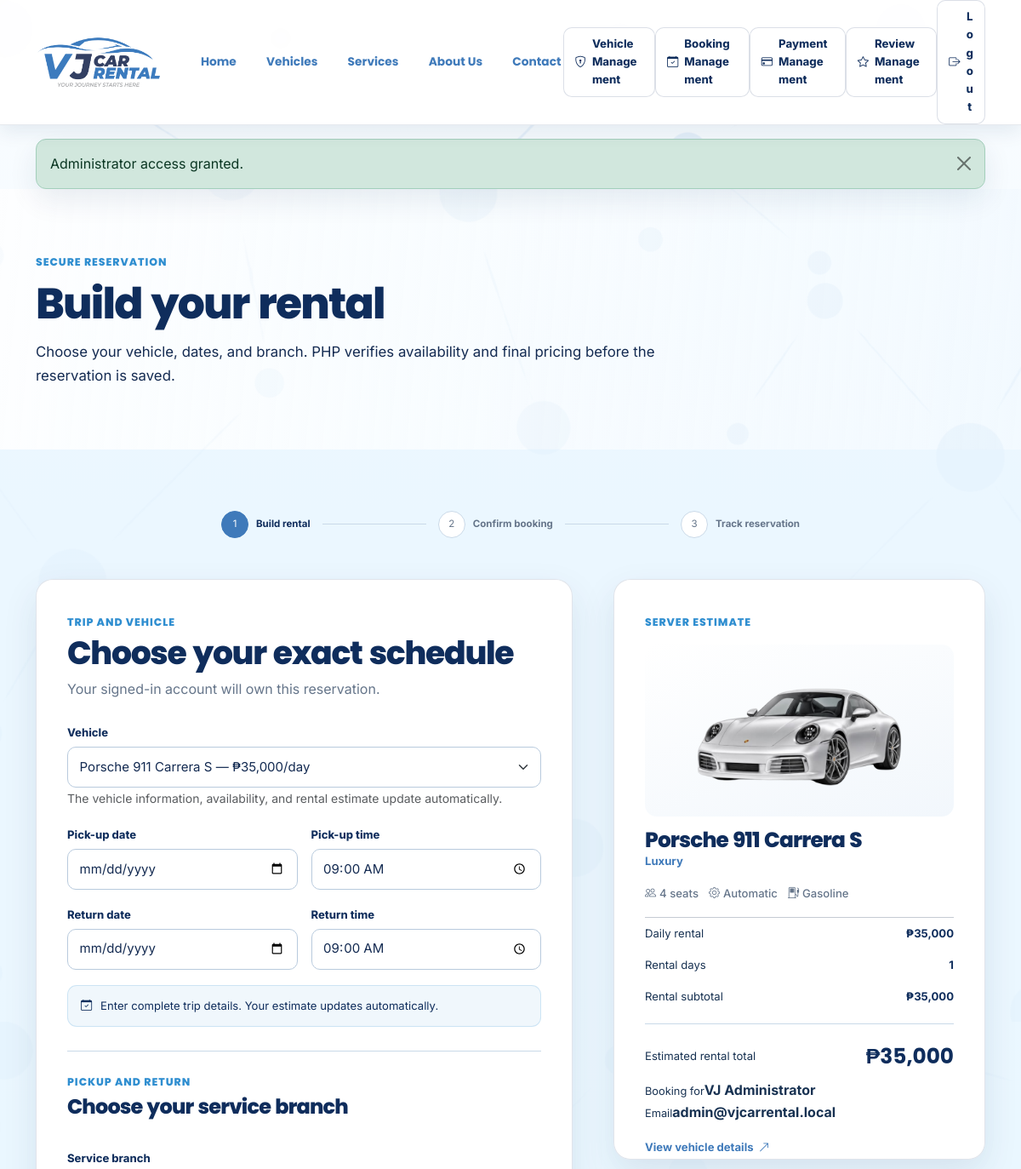
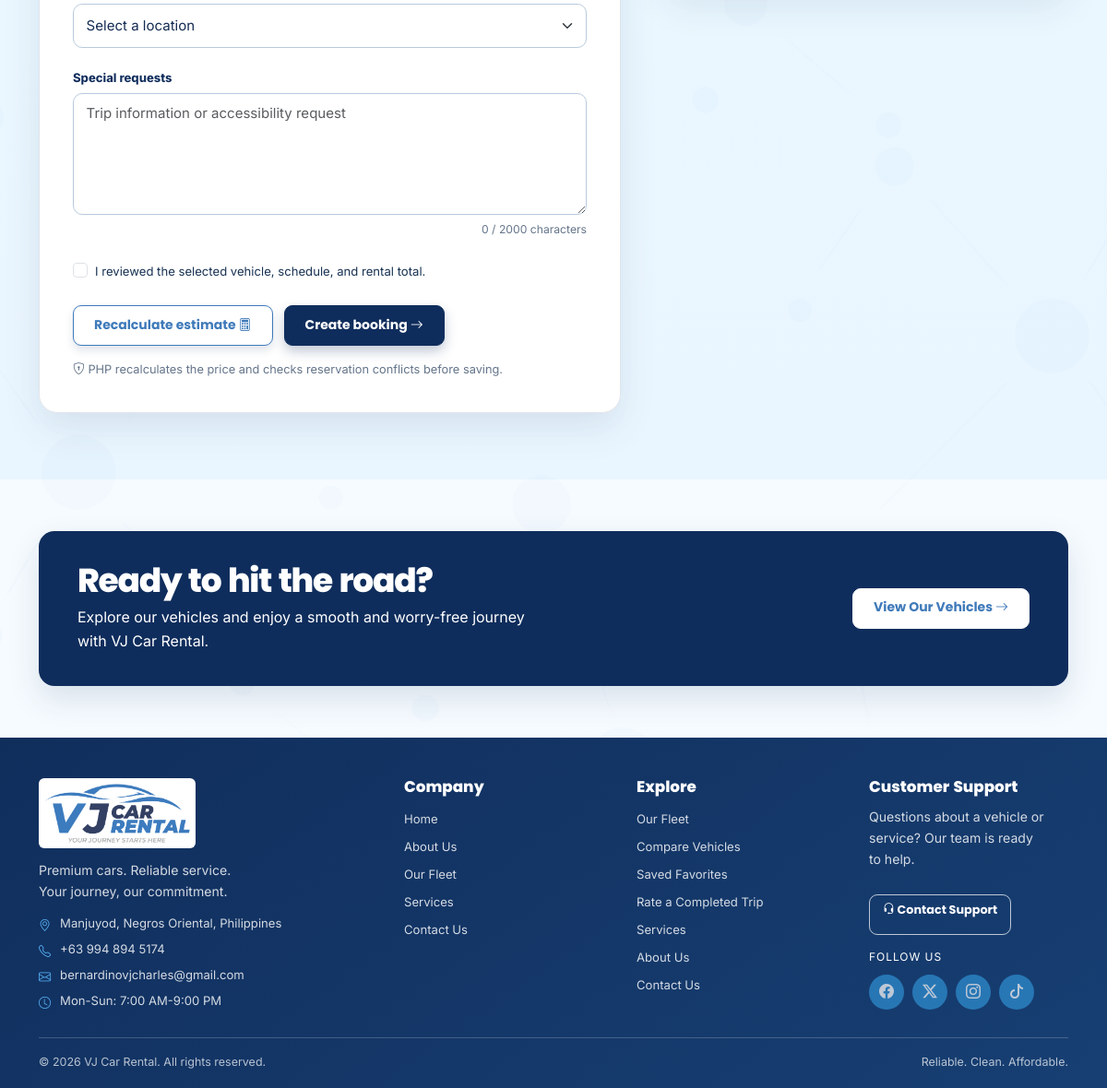
Screenshot of /pages/booking/booking.php (signed in) with the database file from the repository (2 pictures, top to bottom).
### tables this page shows
CREATE TABLE `vehicles` (
  `id` bigint(20) unsigned NOT NULL AUTO_INCREMENT,
  `slug` varchar(140) NOT NULL,
  `name` varchar(180) NOT NULL,
  `brand` varchar(100) NOT NULL,
  `category` varchar(40) NOT NULL,
  `image` varchar(255) NOT NULL,
  `price` int(11) NOT NULL,
  `seats` int(11) NOT NULL,
  `doors` int(11) NOT NULL,
  `luggage` varchar(80) NOT NULL,
  `transmission` varchar(40) NOT NULL,
  `fuel` varchar(40) NOT NULL,
  `daily_km` int(11) NOT NULL DEFAULT 200,
  `overview_title` varchar(255) NOT NULL,
  `overview` longtext NOT NULL,
  `description` longtext NOT NULL,
  `inclusions` longtext NOT NULL,
  `features` longtext NOT NULL,
  `created_at` datetime NOT NULL,
  `updated_at` datetime NOT NULL,
  PRIMARY KEY (`id`),
  UNIQUE KEY `slug` (`slug`),
  KEY `idx_vehicles_category` (`category`)
);

CREATE TABLE `users` (
  `id` bigint(20) unsigned NOT NULL AUTO_INCREMENT,
  `role_id` bigint(20) unsigned NOT NULL,
  `name` varchar(120) NOT NULL,
  `email` varchar(190) NOT NULL,
  `phone` varchar(40) DEFAULT '',
  `password_hash` varchar(255) NOT NULL,
  `status` varchar(20) NOT NULL DEFAULT 'active',
  `last_login_at` datetime DEFAULT NULL,
  `created_at` datetime NOT NULL,
  `updated_at` datetime NOT NULL,
  PRIMARY KEY (`id`),
  UNIQUE KEY `email` (`email`),
  KEY `role_id` (`role_id`),
  CONSTRAINT `users_ibfk_1` FOREIGN KEY (`role_id`) REFERENCES `roles` (`id`) ON UPDATE CASCADE
);

### pages/booking/booking.php (the view, shortened to what the rows shown need)
<?php
$authenticatedUser = require_auth();
$vehicles = vehicle_all();
$selectedVehicleSlug =
    (string) ($_POST["vehicle"] ?? ($_GET["vehicle"] ?? $vehicles[0]["slug"]));
$selectedVehicle = vehicle_find($selectedVehicleSlug) ?? $vehicles[0];
$bookingEstimate = null;
$estimatedRentalDays = (int) ($bookingEstimate["days"] ?? 1);
$estimatedRentalSubtotal =
    (int) ($bookingEstimate["subtotal"] ?? $selectedVehicle["price"]);
$estimatedRentalTotal =
    (int) ($bookingEstimate["total"] ?? $selectedVehicle["price"]);
$selectedVehicleImageFilename = basename((string) $selectedVehicle["image"]);
$selectedVehicleImageRelativePath =
    "assets/images/cars/" . $selectedVehicleImageFilename;
$selectedVehicleImageSource = is_file(
    dirname(__DIR__, 2) . "/" . $selectedVehicleImageRelativePath,
)
    ? $selectedVehicleImageRelativePath
    : "assets/images/placeholders/vehicle-placeholder.svg";
require dirname(__DIR__, 2) . "/includes/header.php";
?>
<section class="page-hero page-hero--compact pattern-layer">
    <div class="container">
        <h1>Build your rental</h1>
    </div>
</section>
<section class="content-section booking-section">
    <div class="container">
        <div class="row g-4 g-xl-5 align-items-start">
            <div class="col-lg-7">
                <form
                    class="form booking-form"
                    id="bookingForm"
                    method="post"
                    data-estimate-url="booking-estimate.php"
                    novalidate>
                    <div class="form-heading">
                        <h2>Choose your exact schedule</h2>
                    </div>
                    <div class="form-heading form-heading--section">
                        <h2>Choose your service branch</h2>
                    </div>
                </form>
            </div>
            <div class="col-lg-5">
                <aside class="booking-summary-card sticky-lg-top"
                       data-booking-vehicle-preview aria-live="polite">
                    <span class="section-kicker">Server estimate</span>
                    <img id="bookingVehiclePreviewImage"
                         src="<?= escape_html($selectedVehicleImageSource) ?>"
                         alt="<?= escape_html($selectedVehicle["name"]) ?>">
                    <h2>
                        <a id="bookingVehiclePreviewLink"
                           href="vehicle-details.php?vehicle=<?= urlencode($selectedVehicle["slug"]) ?>">
                            <?= escape_html($selectedVehicle["name"]) ?>
                        </a>
                    </h2>
                    <div class="summary-category-row">
                        <span id="bookingVehiclePreviewCategory" class="summary-category">
                            <?= escape_html($selectedVehicle["category"]) ?>
                        </span>
                    </div>
                    <div class="summary-specs">
                        <span><i class="bi bi-people"></i><b id="bookingVehiclePreviewSeats"><?= (int) $selectedVehicle["seats"] ?> seats</b></span>
                        <span><i class="bi bi-gear"></i><b id="bookingVehiclePreviewTransmission"><?= escape_html($selectedVehicle["transmission"]) ?></b></span>
                        <span><i class="bi bi-fuel-pump"></i><b id="bookingVehiclePreviewFuel"><?= escape_html($selectedVehicle["fuel"]) ?></b></span>
                    </div>
                    <hr>
                    <div class="summary-line">
                        <span>Daily rental</span>
                        <strong id="bookingVehiclePreviewPrice"><?= money((int) $selectedVehicle["price"]) ?></strong>
                    </div>
                    <div class="summary-line">
                        <span>Rental days</span>
                        <strong id="bookingVehiclePreviewDays"><?= $estimatedRentalDays ?></strong>
                    </div>
                    <div class="summary-line">
                        <span>Rental subtotal</span>
                        <strong id="bookingVehiclePreviewSubtotal"><?= money($estimatedRentalSubtotal) ?></strong>
                    </div>
                    <div class="summary-total">
                        <span>Estimated rental total</span>
                        <strong id="bookingVehiclePreviewTotal"><?= money($estimatedRentalTotal) ?></strong>
                    </div>
                    <div class="customer-summary">
                        <span><small>Booking for</small><strong><?= escape_html($authenticatedUser["name"]) ?></strong></span>
                        <span><small>Email</small><strong><?= escape_html($authenticatedUser["email"]) ?></strong></span>
                    </div>
                    <a id="bookingVehiclePreviewDetailsLink"
                       class="summary-details-link"
                       href="vehicle-details.php?vehicle=<?= urlencode($selectedVehicle["slug"]) ?>">
                        View vehicle details <i class="bi bi-arrow-up-right"></i>
                    </a>
                </aside>
            </div>
        </div>
    </div>
</section>
<?php require dirname(__DIR__, 2) . "/includes/footer.php"; ?>

### rows the page displays
vehicles: image (picture), name "Porsche 911 Carrera S", category "Luxury", seats "4", transmission "Automatic", fuel "Gasoline", price "₱35,000"
users: name "VJ Administrator", email "admin@vjcarrental.local"

### other values shown
escape_html($label) "Home"
escape_html($label) "Vehicles"
escape_html($label) "Services"
escape_html($label) "About Us"
escape_html($label) "Contact"
escape_html($flash["message"]) "Administrator access granted."
escape_html($estimateAvailabilityMessage) "Enter complete trip details. Your estimate updates automatically."
$estimatedRentalDays "1"
form field vehicle "Porsche 911 Carrera S — ₱35,000/day"
